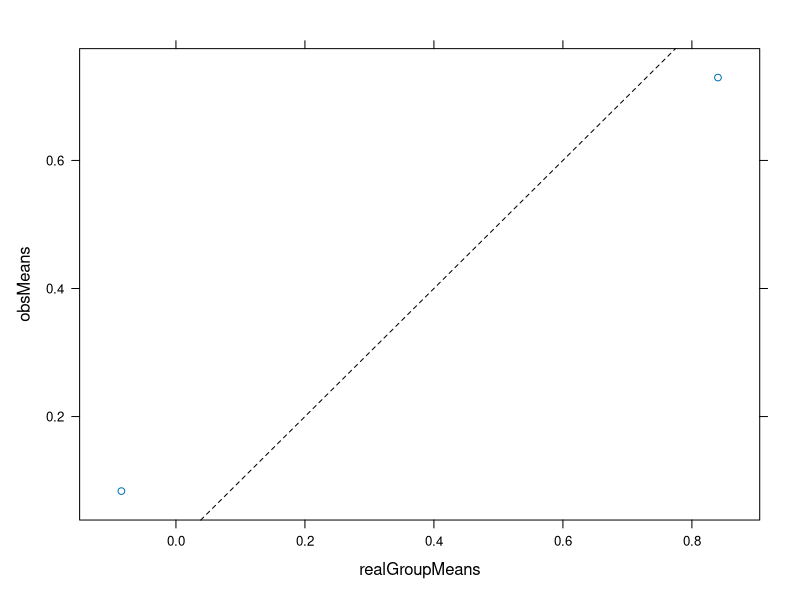
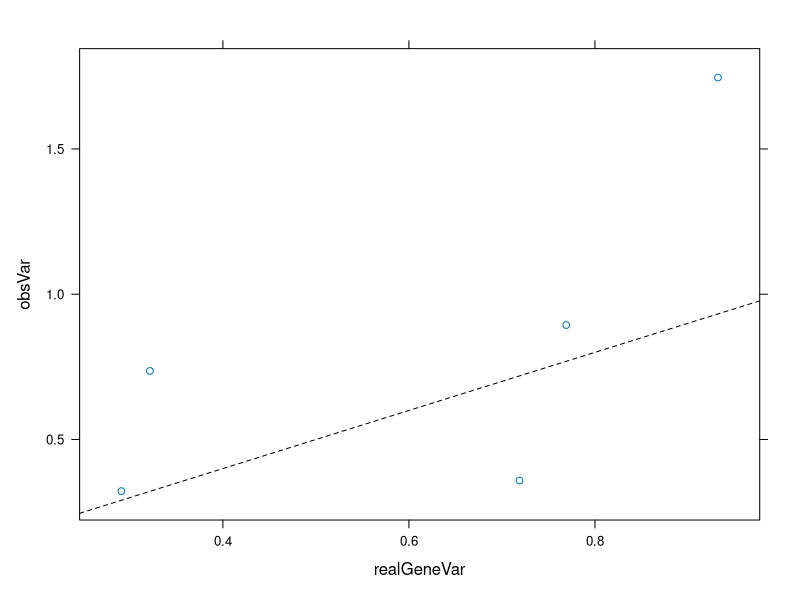
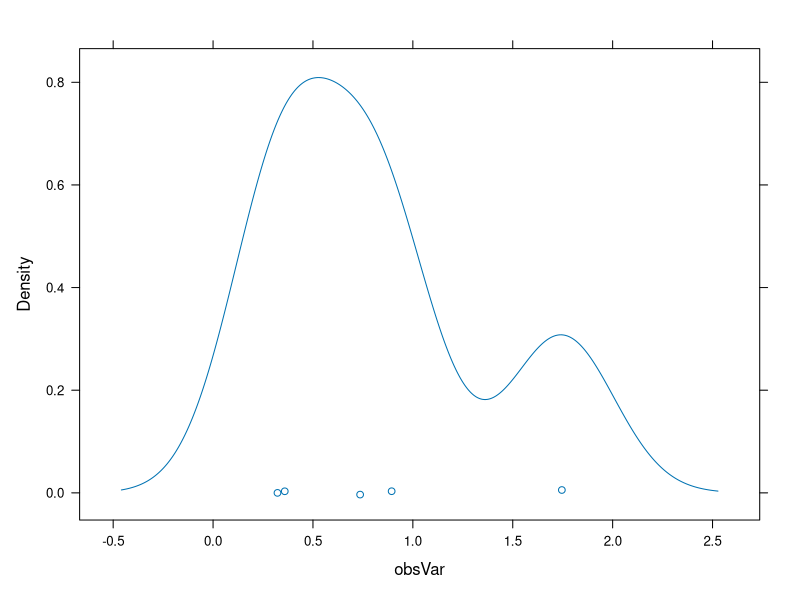

Here is the R script that generated these plots, in order:
#####################################################################
# STAT 540: Seminar 6
# Variance Simulation
# Author: Shannon Erdelyi
# Date: 12-02-2014
#####################################################################

library(lattice)

# constants
set.seed(8)
groups <- 2
genes <- 5
n <- 3

# generate data with different group means and gene variances 
realGroupMeans <- rnorm(groups)
realGeneVar <- runif(genes)

data <- rnorm(groups*genes*n, 
              mean=rep(realGroupMeans, each=genes*n),
              sd=rep(sqrt(realGeneVar), each=n, times=groups))

# create a data frame
df <- data.frame(groups=rep(letters[1:groups], each=genes*n),
                 n=rep(paste("n", 1:n, sep=""), times=groups*genes),
                 genes=rep(paste("g", 1:genes, sep=""), each=n, times=groups),
                 data)
head(df)

# check observed group means
# the means are spot on :)
obsMeans <- tapply(df$data, df$groups, mean)
xyplot(obsMeans ~ realGroupMeans, 
       panel=function(...){
         panel.xyplot(...)
         panel.abline(a=0, b=1, lty=2)
       })

# check observed gene variance 
# the variances are all over the place :(
obsVar <- tapply(df$data, df$genes, var)
xyplot(obsVar ~ realGeneVar, 
       panel=function(...){
         panel.xyplot(...)
         panel.abline(a=0, b=1, lty=2)
       })

densityplot(obsVar)